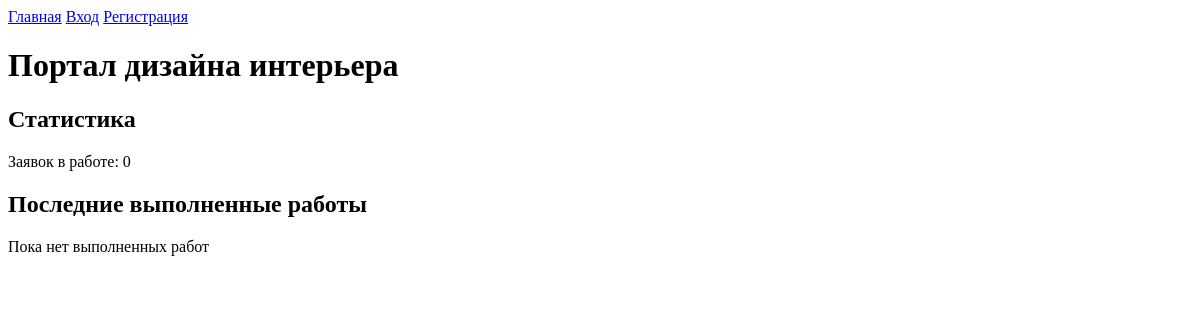
The app's page /catalog/, older data.
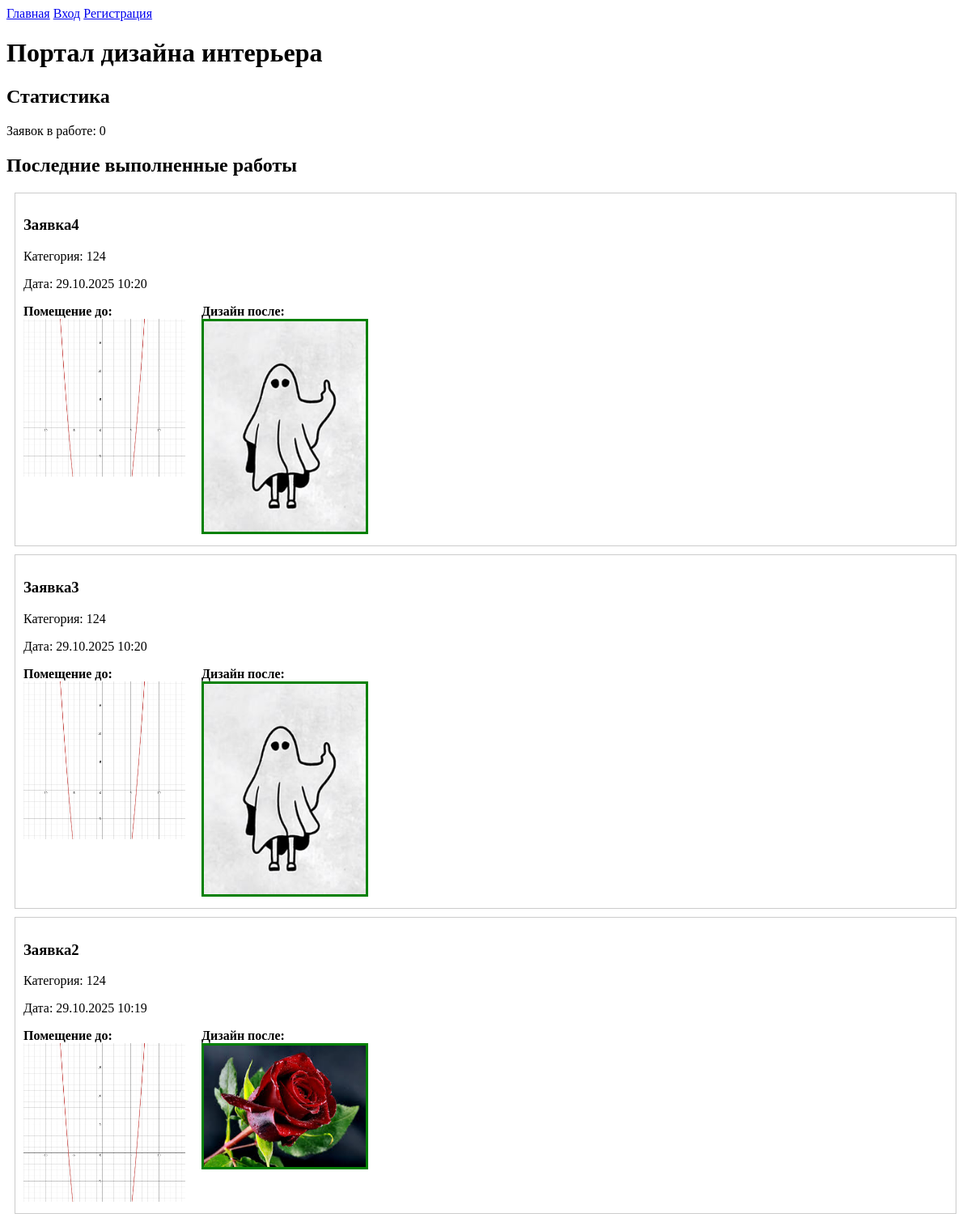
The same page, newer data.
### design_app/models.py (models this page shows, shortened)
class Application(models.Model):
    STATUS_CHOICES = [
        ('new', 'Новая'),
        ('in_progress', 'Принято в работу'),
        ('completed', 'Выполнено'),
    ]
    title = models.CharField(max_length=200)
    description = models.TextField()
    category = models.ForeignKey(Category, on_delete=models.CASCADE)
    photo = models.ImageField(
        upload_to='application_photos/',
        validators=[validate_image_size, validate_image_extension]
    )
    status = models.CharField(max_length=20, choices=STATUS_CHOICES, default='new')
    created_at = models.DateTimeField(auto_now_add=True)
    user = models.ForeignKey(CustomUser, on_delete=models.CASCADE)
    design_photo = models.ImageField(
        upload_to='design_photos/',
        null=True,
        blank=True,
        validators=[validate_image_size, validate_image_extension]
    )
    comment = models.TextField(blank=True)

class Category(models.Model):
    name = models.CharField(max_length=100, unique=True)

### design_app/views.py (the view)
# urls.py: path('', views.index, name='index'),
def index(request):
    completed_applications = Application.objects.filter(status='completed').order_by('-created_at')[:4]
    in_progress_count = Application.objects.filter(status='in_progress').count()
    context = {
        'completed_applications': completed_applications,
        'in_progress_count': in_progress_count,
    }
    return render(request, 'index.html', context)

### templates/index.html
{% extends 'base.html' %}
{% block content %}
<h1>Портал дизайна интерьера</h1>
<div>
    <h2>Статистика</h2>
    <p>Заявок в работе: {{ in_progress_count }}</p>
</div>
<div>
    <h2>Последние выполненные работы</h2>
    {% if completed_applications %}
        {% for application in completed_applications %}
            <div style="border: 1px solid #ccc; margin: 10px; padding: 10px;">
                <h3>{{ application.title }}</h3>
                <p>Категория: {{ application.category.name }}</p>
                <p>Дата: {{ application.created_at|date:"d.m.Y H:i" }}</p>
                <div style="display: flex; gap: 20px;">
                    <div>
                        <strong>Помещение до:</strong><br>
                        {% if application.photo %}
                            <img src="{{ application.photo.url }}" alt="Помещение до" width="200">
                        {% endif %}
                    </div>
                    <div>
                        <strong>Дизайн после:</strong><br>
                        {% if application.design_photo %}
                            <img src="{{ application.design_photo.url }}" alt="Дизайн после" width="200" style="border: 3px solid green;">
                        {% endif %}
                    </div>
                </div>
            </div>
        {% endfor %}
    {% else %}
        <p>Пока нет выполненных работ</p>
    {% endif %}
</div>
{% endblock %}

### templates/base.html (shortened to what this page needs)
<!DOCTYPE html>
<html>
<head>
</head>
<body>
    <nav>
        <a href="{% url 'index' %}">Главная</a>
        {% if user.is_authenticated %}
            {% if user.is_superuser %}
                <a href="{% url 'admin_dashboard' %}">Панель администратора</a>
                <a href="/superadmin/">Django админка</a>
            {% else %}
                <a href="{% url 'profile' %}">Личный кабинет</a>
            {% endif %}
            <a href="{% url 'logout' %}">Выход</a>
        {% else %}
            <a href="{% url 'login' %}">Вход</a>
            <a href="{% url 'register' %}">Регистрация</a>
        {% endif %}
    </nav>
    {% block content %}
    {% endblock %}
</body>
</html>

Row changes from the older to the newer data that the page shows:
added Application: title "Заявка4", category.name "124", created_at "29.10.2025 10:20", photo (picture), design_photo (picture)
added Application: title "Заявка3", category.name "124", created_at "29.10.2025 10:20", photo (picture), design_photo (picture)
added Application: title "Заявка2", category.name "124", created_at "29.10.2025 10:19", photo (picture), design_photo (picture)
Text that changed along with them:
text no longer shown: "Пока нет выполненных работ"
